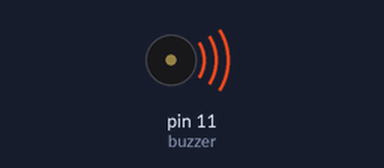
The sketch below on a simulated Arduino Uno, built with avr-gcc and run on an emulated ATmega328P. Shown: buzzer (waves = sounding).

Above: at 0.2 s.
At 7.67 s:
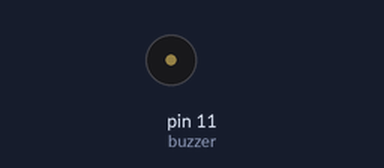
Timing chart, 0 to 8.0 s (numbered marks = the images above):
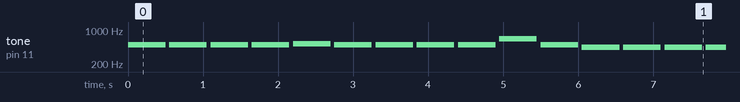

The sketch:

caddelerderuxgar.ino
```cpp
int buzzer=11;
int Do=261;
int Re=294;
int Mi=329;
int Fa=349;
int Si=493;
int La=440;
int Sol=392;

int notalar[]={Mi,Mi,Mi,Mi,Fa,Mi};
int notalar2[]={Mi,Mi,Mi,La,Mi};
int notalar3[]={Re,Re,Re,Re,Mi,Re};
int notalar4[]={Re,Re,Re,Mi,Re,Do,Do,Do,Do,Re,Do};
int notalar5[]={Do,Do,Do,Re,Do};
int notalar6[]={Si,Si,Si};
int notalar7[]={Do};
int notalar8[]={Si};
int notalar9[]={La};


void setup()
{
pinMode(11,OUTPUT);
}

void loop() {
int i;

  for (i=0;i<sizeof(notalar)/sizeof(int);i++)
  {
  tone(buzzer, notalar[i]*1.5);
  delay(500);
  noTone(buzzer);
  delay(50);

  }
  for (i=0;i<sizeof(notalar2)/sizeof(int);i++)
  {
  tone(buzzer, notalar2[i]*1.5);
  delay(500);
  noTone(buzzer);
  delay(50);
  }
  for (i=0;i<sizeof(notalar3)/sizeof(int);i++)
  {
  tone(buzzer, notalar3[i]*1.5);
  delay(500);
  noTone(buzzer);
  delay(50);
  }
  for (i=0;i<sizeof(notalar4)/sizeof(int);i++)
  {
  tone(buzzer, notalar4[i]*1.5);
  delay(500);
  noTone(buzzer);
  delay(50);
  }
  for (i=0;i<sizeof(notalar5)/sizeof(int);i++)
  {
  tone(buzzer, notalar5[i]*1.5);
  delay(500);
  noTone(buzzer);
  delay(50);
  }
  for (i=0;i<sizeof(notalar6)/sizeof(int);i++)
  {
  tone(buzzer, notalar6[i]);
  delay(500);
  noTone(buzzer);
  delay(50);
  }
  for (i=0;i<sizeof(notalar7)/sizeof(int);i++)
  {
  tone(buzzer, notalar7[i]*1.5);
  delay(400);
  noTone(buzzer);
  delay(50);
  noTone(buzzer);
  }
  for (i=0;i<sizeof(notalar8)/sizeof(int);i++)
  {
  tone(buzzer, notalar8[i]);
  delay(500);
  noTone(buzzer);
  delay(50);
  }
  for (i=0;i<sizeof(notalar6)/sizeof(int);i++)
  {
  tone(buzzer, notalar6[i]);
  delay(500);
  noTone(buzzer);
  delay(50);
  }
  for (i=0;i<sizeof(notalar7)/sizeof(int);i++)
  {
  tone(buzzer, notalar7[i]*1.5);
  delay(400);
  noTone(buzzer);
  delay(50);
  }
  for (i=0;i<sizeof(notalar8)/sizeof(int);i++)
  {
  tone(buzzer, notalar8[i]);
  delay(400);
  noTone(buzzer);
  delay(50);
  }
  for (i=0;i<sizeof(notalar9)/sizeof(int);i++)
  {
  tone(buzzer, notalar9[i]*1);
  delay(400);
  noTone(buzzer);
  delay(50);
  }
}
```

Measured:
- by itself, tone on pin 11 (buzzer): plays 493 Hz for 0.50 s, 493 Hz for 0.50 s, 493 Hz for 0.50 s, 493 Hz for 0.50 s, 523 Hz for 0.50 s, 493 Hz for 0.50 s … (240 notes in this stretch)
